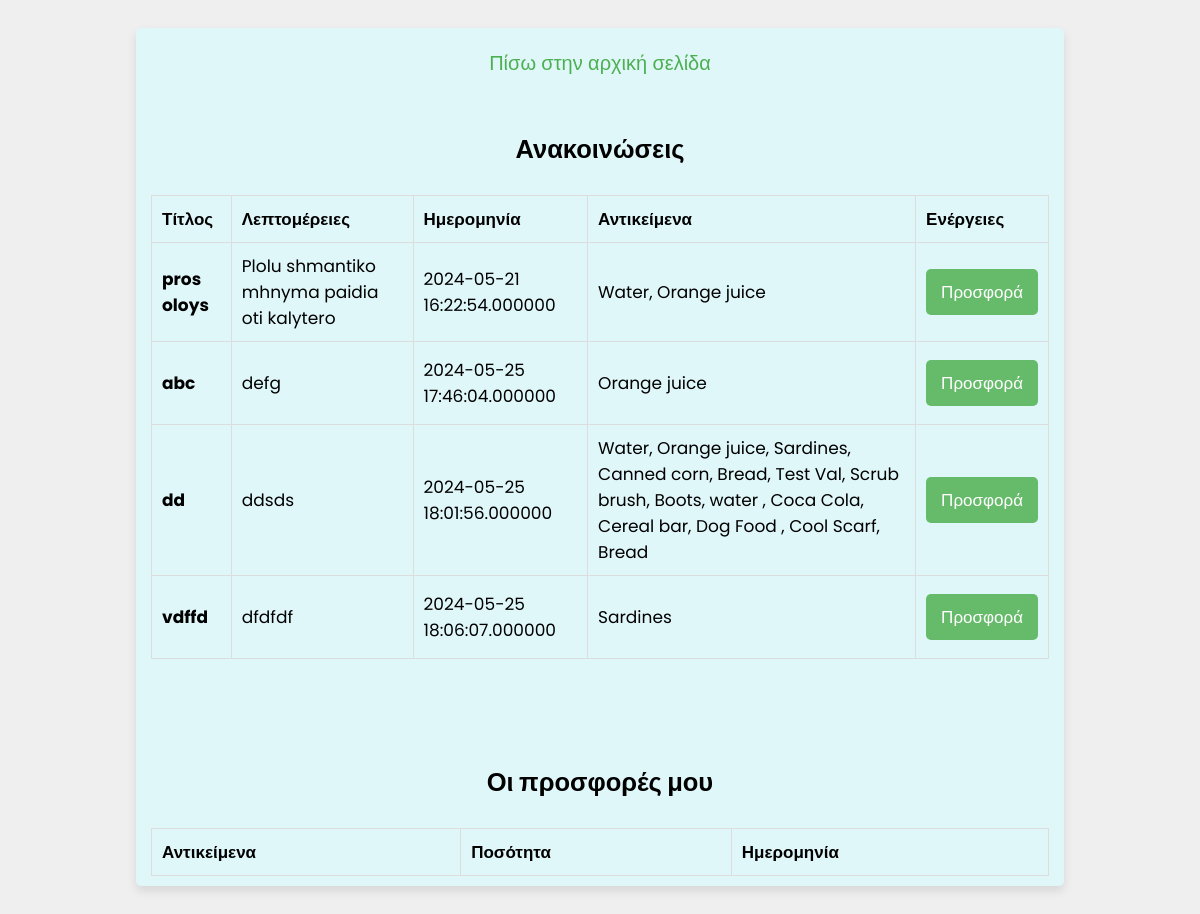
The page /civilian_announcements.php (signed in) on the database its author committed.
### tables this page shows
CREATE TABLE `announcements` (
  `id` int(255) NOT NULL,
  `title` varchar(255) NOT NULL,
  `details` text NOT NULL,
  `date` datetime(6) NOT NULL,
  `item_ids` varchar(255) NOT NULL
);

### civilian_announcements.php (the view, shortened to what this page needs)
<?php
@include 'config.php';
?>
<!DOCTYPE html>
<html lang="el">
<head>
    <link rel="stylesheet" href="css/style.css">
</head>
<body>
    <div class="form-container">
    <form id="initialize_form" action="" method="post">
    <p><a href="civilian_page.php">Πίσω στην αρχική σελίδα</a></p>
    <br><br>
        <h2>Ανακοινώσεις</h2><br>
        <table class="table" id="announcementsTable">
            <thead>
                <tr>
                    <th scope="col">Τίτλος</th>
                    <th scope="col">Λεπτομέρειες</th>
                    <th scope="col">Ημερομηνία</th>
                    <th scope="col">Αντικείμενα</th>
                    <th scope="col">Ενέργειες</th>
                </tr>
            </thead>
            <tbody>
                <?php
                $stmt = $conn->prepare("SELECT id, title, details, date, item_ids FROM announcements");
                $stmt->execute();
                $result = $stmt->get_result();
                if ($result->num_rows > 0) {
                    while ($row = $result->fetch_assoc()) {
                        $announcement_id = $row['id'];
                        $item_ids = explode(',', $row['item_ids']);
                        $item_names = [];
                        foreach ($item_ids as $item_id) {
                            $item_stmt = $conn->prepare("SELECT name FROM items WHERE id = ?");
                            $item_stmt->bind_param("i", $item_id);
                            $item_stmt->execute();
                            $item_result = $item_stmt->get_result();
                            if ($item_row = $item_result->fetch_assoc()) {
                                $item_names[] = $item_row['name'];
                            }
                        }
                        $item_names_str = implode(', ', $item_names);
                        echo '<tr>
                            <th scope="row">' . htmlspecialchars($row['title']) . '</th>
                            <td>' . htmlspecialchars($row['details']) . '</td>
                            <td>' . htmlspecialchars($row['date']) . '</td>
                            <td>' . htmlspecialchars($item_names_str) . '</td>
                            <td>
                                <button class="update-btn form-btn"><a href="add_offer_or_request.php?is_a=offer&announcement_id=' . $announcement_id . '">Προσφορά</a></button>
                            </td>
                        </tr>';
                    }
                } else {
                    echo "<tr><td colspan='5'>Δεν βρέθηκαν ανακοινώσεις</td></tr>";
                }
                ?>
            </tbody>
        </table>
        <br><br>
        <form id="initialize_form" action="" method="post">
            <br><br>
            <h2>Οι προσφορές μου</h2><br>
            <table class="table" id="offersTable">
                <thead>
                    <tr>
                        <th scope="col">Αντικείμενα</th>
                        <th scope="col">Ποσότητα</th>
                        <th scope="col">Ημερομηνία</th>
                    </tr>
                </thead>
            </table>
        </form>
    </div>
</body>
</html>

### css/style.css (style rules this page uses)
html { scroll-behavior: smooth; }
* { font-family: 'Poppins', sans-serif; margin:0; padding:0; box-sizing: border-box; outline: none; border:none; text-decoration: none; }
.form-container { min-height: 100vh; display: flex; align-items: center; justify-content: center; padding: 20px; padding-bottom: 60px; background: #efefef; }
.form-container form { padding: 20px; border-radius: 5px; box-shadow: 0 5px 10px rgba(0, 0, 0, .1); background: #FFF; text-align: center; max-width: 80%; }
.form-container form { width: 100%; padding: 10px 15px; font-size: 17px; margin: 8px 0; background: #E0F7FA; border-radius: 5px; }
.form-container form .form-btn { background: #66BB6A; color: #FFF; text-transform: capitalize; font-size: 20px; cursor: pointer; }
.form-container form p { margin-top: 10px; font-size: 20px; color: #333; }
.form-container form p a { color: #4CAF50; }
table { width: 100%; border-collapse: collapse; }
th, td { padding: 10px; border: 1px solid #ddd; text-align: left; }
.form-container form button.form-btn { width: fit-content; padding: 10px 15px; font-size: 17px; margin: 8px 0; background: #66BB6A; color: #FFF; border-radius: 5px; }
button { width: fit-content; padding: 8px 12px; margin: 8px 0; background: #66BB6A; color: #FFF; border-radius: 5px; }
.update-btn, .delete-btn { background: #66BB6A; color: #FFF; border: none; padding: 8px 12px; cursor: pointer; border-radius: 5px; }
.update-btn a, .delete-btn a { color: #FFF; text-decoration: none; }

### rows shown on the page
announcements: title "pros oloys", details "Plolu shmantiko mhnyma paidia oti kalytero", date "2024-05-21 16:22:54.000000", item_names_str "Water, Orange juice"
announcements: title "abc", details "defg", date "2024-05-25 17:46:04.000000", item_names_str "Orange juice"
announcements: title "dd", details "ddsds", date "2024-05-25 18:01:56.000000", item_names_str "Water, Orange juice, Sardines, Canned corn, Bread, Test Val, Scrub brush, Boots, water , Coca Cola, Cereal bar, Dog Food , Cool Scarf, Bread"
announcements: title "vdffd", details "dfdfdf", date "2024-05-25 18:06:07.000000", item_names_str "Sardines"
